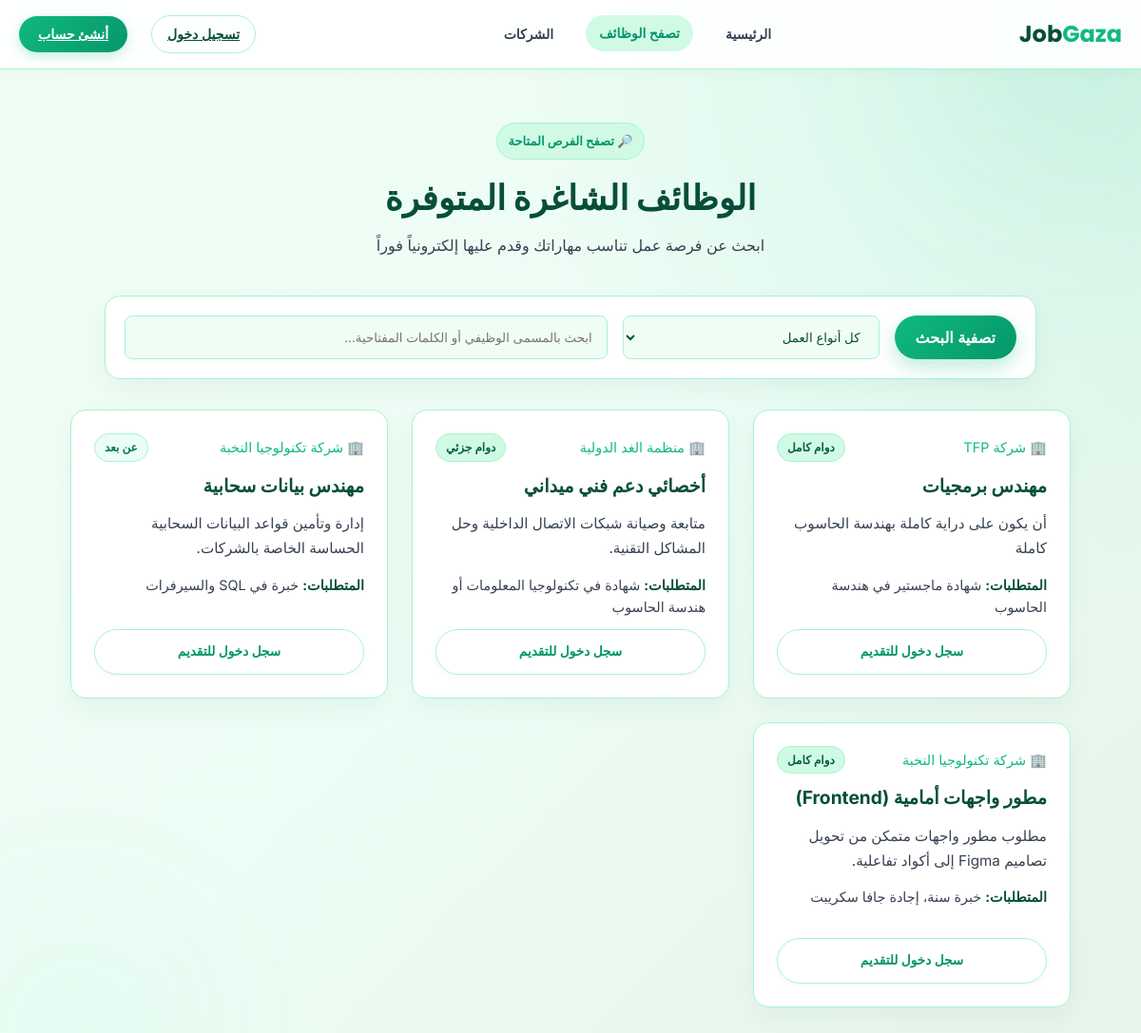
Page /jobs on the committed database.
### tables this page shows
CREATE TABLE jobs (
        id INTEGER PRIMARY KEY AUTOINCREMENT,
        user_id INTEGER NOT NULL, -- معرف الشركة من جدول users
        title TEXT NOT NULL,
        company_name TEXT NOT NULL,
        job_type TEXT NOT NULL, -- 'full_time', 'part_time', 'remote', etc.
        description TEXT NOT NULL,
        requirements TEXT NOT NULL,
        created_at TIMESTAMP DEFAULT CURRENT_TIMESTAMP,
        FOREIGN KEY (user_id) REFERENCES users (id) ON DELETE CASCADE
    );

### app.py (the view)
@app.route('/jobs')
def jobs():
    search_query = request.args.get('search', '')
    job_type = request.args.get('type', '')
    company_id = request.args.get('company_id', '')
    conn = get_db_connection()
    query = "SELECT id, title, company_name, description, requirements, job_type FROM jobs WHERE 1=1"
    params = []
    if search_query:
        query += " AND (title LIKE ? OR description LIKE ?)"
        params.extend([f'%{search_query}%', f'%{search_query}%'])
    if job_type:
        query += " AND job_type = ?"
        params.append(job_type)
    if company_id:
        query += " AND user_id = ?"
        params.append(company_id)
    query += " ORDER BY id DESC"
    jobs_list = conn.execute(query, params).fetchall()
    conn.close()
    return render_template('jobs.html', jobs=jobs_list)

### app.py (called while the page is built)
def get_db_connection():
    conn = sqlite3.connect('database.db')
    conn.row_factory = sqlite3.Row
    conn.execute("PRAGMA foreign_keys = ON")
    return conn

### templates/jobs.html (shortened to what this page needs)
<!DOCTYPE html>
<html lang="ar" dir="rtl">
<head>
    <link rel="stylesheet" href="{{ url_for('static', filename='style.css') }}?v=2">
</head>
<body>
    <header class="navbar">
        <div class="nav-container" style="display: flex; justify-content: space-between; align-items: center; width: 100%; max-width: 1200px; margin: 0 auto; padding: 0 20px;">
            <div class="logo">Job<span>Gaza</span></div>
            <nav class="nav-links" style="display: flex; gap: 20px;">
                <a href="{{ url_for('index') }}" class="nav-link">الرئيسية</a>
                <a href="{{ url_for('jobs') }}" class="nav-link active">تصفح الوظائف</a>
                <a href="{{ url_for('companies') }}" class="nav-link">الشركات</a>
            </nav>
            <div class="nav-actions" style="display: flex; align-items: center; gap: 25px; min-width: max-content; white-space: nowrap;">
                {% if session.get('user_id') %}
                    <span style="color: #38bdf8; font-weight: 500;">👤 {{ session['user_name'] }}</span>
                    <a href="{{ url_for('logout') }}" class="btn-ghost" style="color: #ff4d4d; text-decoration: none; font-weight: bold; padding: 5px 10px; border: 1px solid rgba(255,77,77,0.3); border-radius: 6px;">خروج</a>
                {% else %}
                    <a href="{{ url_for('login') }}" class="btn-ghost">تسجيل دخول</a>
                    <a href="{{ url_for('register') }}" class="btn-pill">أنشئ حساب</a>
                {% endif %}
            </div>
        </div>
    </header>
    <main class="page-main">
        <div class="container">
            <div class="page-intro">
                <div class="hero-badge small">🔎 تصفح الفرص المتاحة</div>
                <h1 class="page-title">الوظائف الشاغرة المتوفرة</h1>
                <p class="page-subtitle">ابحث عن فرصة عمل تناسب مهاراتك وقدم عليها إلكترونياً فوراً</p>
            </div>
            <div class="filter-panel">
                <form method="GET" action="{{ url_for('jobs') }}">
                    <button type="submit" class="btn-pill-active" style="height: 46px; padding: 0 22px; cursor: pointer; white-space: nowrap; display: flex; align-items: center; justify-content: center;">تصفية البحث</button>
                    <select name="type" style="height: 46px; flex: 1; min-width: 180px; background: #ffffff; border: 1px solid var(--color-border); color: var(--color-text-primary); padding: 0 15px; border-radius: 8px; font-family: inherit; cursor: pointer;">
                        <option value="">كل أنواع العمل</option>
                    </select>
                    <input type="text" name="search" placeholder="ابحث بالمسمى الوظيفي أو الكلمات المفتاحية..." value="{{ request.args.get('search', '') }}" style="height: 46px; flex: 2; min-width: 240px; background: #ffffff; border: 1px solid var(--color-border); color: var(--color-text-primary); padding: 0 15px; border-radius: 8px; font-family: inherit;">
                </form>
            </div>
            <div class="jobs-grid" style="display: grid; grid-template-columns: repeat(auto-fill, minmax(300px, 1fr)); gap: 25px; width: 100%;">
                {% if jobs %}
                    {% for job in jobs %}
                        <div class="job-card" style="display: flex; flex-direction: column; justify-content: space-between; min-height: 300px;">
                            <div>
                                <div class="job-meta-row">
                                    <span style="font-size: 0.9rem; color: var(--color-active);">🏢 {{ job['company_name'] }}</span>
                                    <span class="job-badge {% if job['job_type'] == 'remote' %}status-remote{% endif %}">
                                        {% if job['job_type'] == 'full_time' %}دوام كامل
                                        {% elif job['job_type'] == 'part_time' %}دوام جزئي
                                        {% elif job['job_type'] == 'remote' %}عن بعد
                                        {% else %}عمل حر / عقد{% endif %}
                                    </span>
                                </div>
                                <h3 style="color: var(--color-text-primary); margin-bottom: 12px; font-size: 1.2rem;">{{ job['title'] }}</h3>
                                <p style="font-size: 0.95rem; color: var(--color-text-secondary); margin-bottom: 14px; line-height: 1.7;">{{ job['description'] }}</p>
                                <p style="font-size: 0.9rem; color: var(--color-text-secondary); margin-bottom: 12px;"><strong style="color: var(--color-text-primary);">المتطلبات:</strong> {{ job['requirements'] }}</p>
                            </div>
                            {% if session.get('user_role') == 'seeker' %}
                                <a href="{{ url_for('apply', job_id=job['id']) }}" class="btn-pill-secondary" style="text-decoration: none; text-align: center; display: inline-block; width: 100%;">تقدم الآن لهذه الفرصة</a>
                            {% elif not session.get('user_id') %}
                                <a href="{{ url_for('login') }}" class="btn-pill-secondary" style="text-decoration: none; text-align: center; display: inline-block; width: 100%; font-size: 0.85rem; background: transparent; border-color: var(--color-border);">سجل دخول للتقديم</a>
                            {% endif %}
                        </div>
                    {% endfor %}
                {% else %}
                    <div style="grid-column: 1 / -1; text-align: center; padding: 40px; color: #888;">
                        <p>لا توجد وظائف تطابق فلاتر البحث الحالية.</p>
                    </div>
                {% endif %}
            </div>
        </div>
    </main>
</body>
</html>

### rows in the picture
jobs: company_name "شركة TFP", job_type "دوام كامل", title "مهندس برمجيات", description "أن يكون على دراية كاملة بهندسة الحاسوب كاملة", requirements "شهادة ماجستير في هندسة الحاسوب"
jobs: company_name "منظمة الغد الدولية", job_type "دوام جزئي", title "أخصائي دعم فني ميداني", description "متابعة وصيانة شبكات الاتصال الداخلية وحل المشاكل التقنية.", requirements "شهادة في تكنولوجيا المعلومات أو هندسة الحاسوب"
jobs: company_name "شركة تكنولوجيا النخبة", job_type "عن بعد", title "مهندس بيانات سحابية", description "إدارة وتأمين قواعد البيانات السحابية الحساسة الخاصة بالشركات.", requirements "خبرة في SQL والسيرفرات"
jobs: company_name "شركة تكنولوجيا النخبة", job_type "دوام كامل", title "مطور واجهات أمامية (Frontend)", description "مطلوب مطور واجهات متمكن من تحويل تصاميم Figma إلى أكواد تفاعلية.", requirements "خبرة سنة، إجادة جافا سكريبت"
